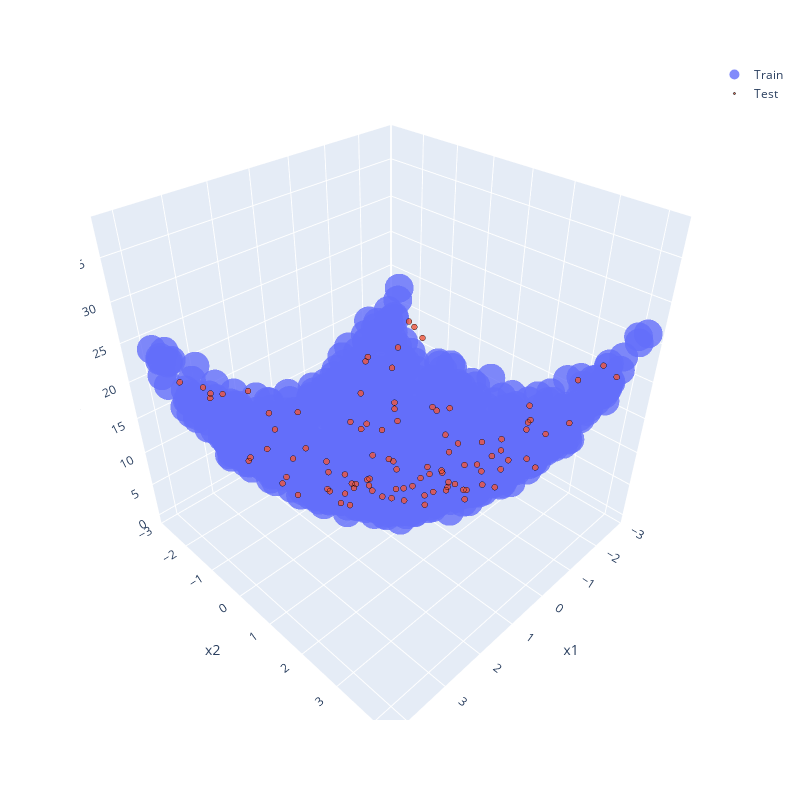

The code cell stored with this chart in its notebook:
### Code cell
import plotly.express as px

fig = px.scatter_3d(x=X_train[:,0], y=X_train[:,1], z=y_train, labels={'x': 'x1', 'y': 'x2', 'z': 'y'}, width=800, height=800)
fig.data[0].update(marker=dict(size=10, opacity=0.8), name='Train', showlegend=True)
fig.add_scatter3d(x=X_test[:,0], y=X_test[:,1], z=y_test, mode='markers', marker=dict(size=2, opacity=0.8, line=dict(width=1, color='black')), name='Test')
fig.show()
